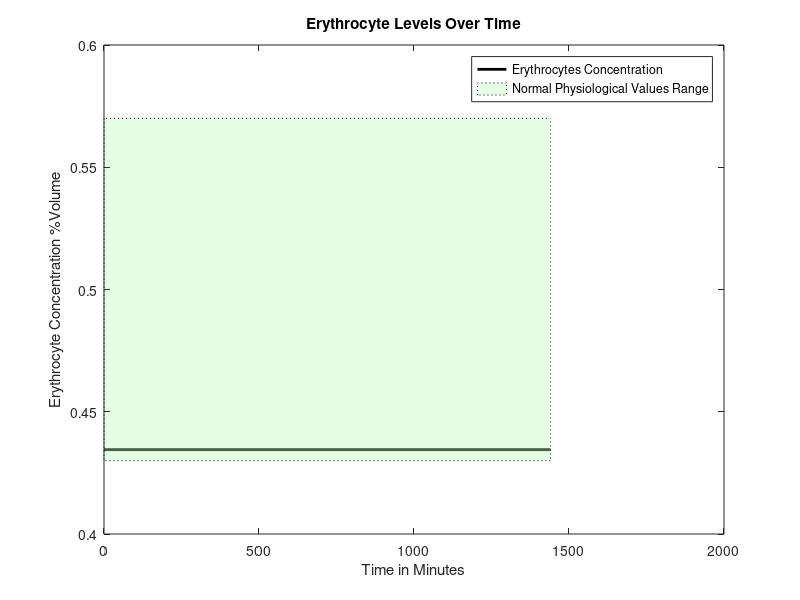
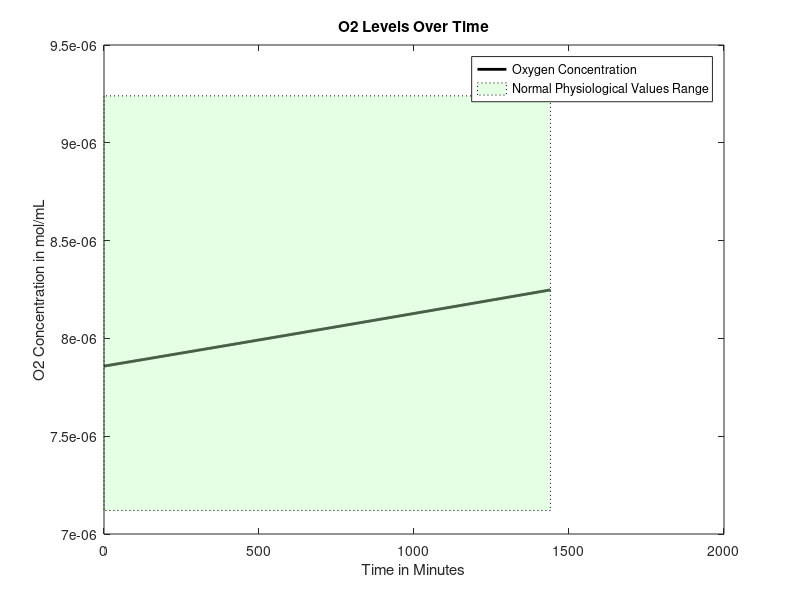
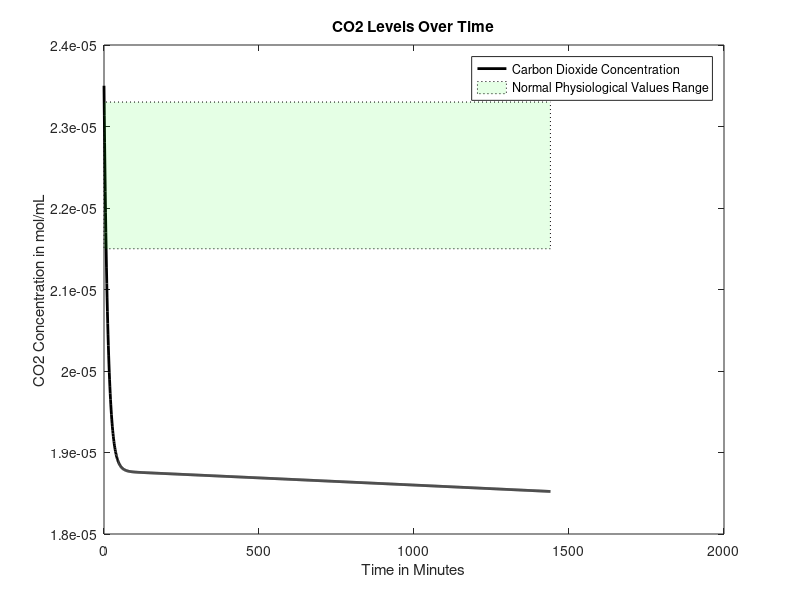
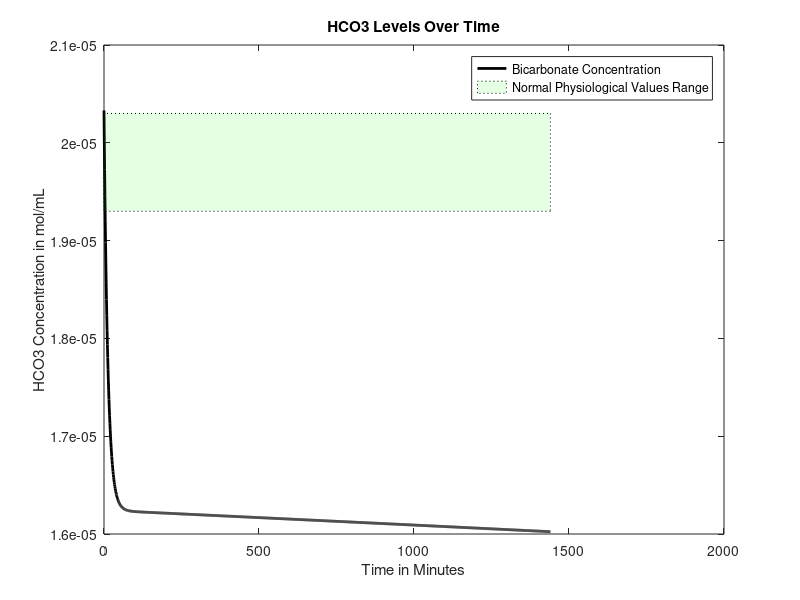

MATLAB code for these plots, in order:
function mainfunction2withLiverEating2combo1bonesaddLiam()

age = 50;%30; %Age in years
gender = 0; %Gender, 0=male, 1=female
mass = 70; %Weight in kg
anemia = 1; %Is the patient anemic? 1 if yes, 0 if no
bleed = 0.01; %bleeding rate in mL/min, if anemic
FerritinStores = 0.0179; %Stored moles of iron in liver as ferritin

RQ=0.825;%reaction quotients for the general body and
%RQheart=0.7;

if (40>=age) %if/else statement that sets heart rate based on age, in bpm
    baseheartrate = 60;
else 
    baseheartrate= 70;
end

%Intake of various nutrients
carbs=130;
calciumintake=1000;
sodiumintake=500;

if gender==1
    ironintake=8;
else
    ironintake=18;
end

basebloodweight=0.07*mass; %sets mass of blood in the body based on percentage composition of blood and bodyweight
%SV=mass; %stroke volume, blood pumped out of heart per beat in mL
bloodweight=basebloodweight;
bloodflow0 = 1000*bloodweight/1.06; %blood flow out of heart per minute in mL, divided by density of 1.06 g/mL (steady state value)



% cvector = concentration vector, [cE, cNa, cCa, cIron, cGlucose, cO2,
% cCO2, cHCO3], where c = "concentration of", and the letters are our
% components

if gender == 0 %if loop sets volume percentage of red blood cells based on gender
    cE0 = 0.4345;
elseif gender == 1
    cE0 = 0.402;
end

basehemoglobin=34.52243959*basebloodweight/10*cE0; %hemoglobin, in grams, that should be present in the body
hemoglobin=basehemoglobin;
%set concentration of O2 and CO2 in mol/mL at BTP in venous blood
cO2 = 0.00000785855;
cCO2 = 0.0000235;
%concentration of bicarbonate in venous blood, in mol/L
cHCO3 = 0.00002033;
%concnetartion of glucose in mol/mL
cGlucose = 0.0000055;
%Na concentration in mol/mL
cNa = 0.000137;
%Concentration of Ca in mol/mL
cCa = 0.00000248;
%Concentration of iron in mol/mL
cIron = 7.2231e-06;

cvector0 = [cE0 cO2 cCO2 cHCO3 cGlucose cNa cCa cIron]; %concentration in the blood, in moles? mL/mL of blood

cEtrack=[cvector0(1)];
cO2track=[cvector0(2)];
cCO2track=[cvector0(3)];
cHCO3track=[cvector0(4)];
cGlucosetrack=[cvector0(5)];
cNatrack=[cvector0(6)];
cCatrack=[cvector0(7)];
cIrontrack=[cvector0(8)];
heartratetrack = [baseheartrate];
bloodflowvec=[bloodflow0];
iter = 0;
%while cvector0(1) >=.375
for loop=1:1440
    heartrate=(baseheartrate*cE0*basebloodweight)/(cvector0(1)*bloodweight);
    bloodflow0 = (heartrate/baseheartrate)*bloodflow0;
    % all blood per min for 60 beats per min -> all blood per 60 beats
    %(heartrate/60)*bloodflow0
    
    
    %Run initial venous blood through the heart
    [bloodflow, cvector, Ci] = lungs(bloodflow0, cvector0, anemia, basehemoglobin, hemoglobin);
    %Run blood from lungs to the heart
    [bloodflow, cvector1] = heart(bloodflow, cvector, mass, Ci);
    %These three values are the blood flows that go from the heart to each
    %organ
    
    
    
    %Volumetric flow rate in and out of liver (mL/min)
    %Vi=Vj=V=100mL/min per 100g liver
    %Blood flow distribution will change during iron deficiency anemia but we
    %don't have a function modeling this yet
    
    if (18<=age) && (age<50)
        V=452+16.34*mass+11.85*age-166*gender;
    else
        V=1390+15.94*mass-12.86*age;
    end
    
    BFbraini=0.15*bloodflow;
    BFliveri=V;
    BFotherbloodi=bloodflow-BFbraini-0.3*BFliveri;
    %Process each of these three blood flows in their respective organs
    [BFbrainj, cvectorbrainj] = brain(BFbraini, cvector1, mass, Ci);
    
    [BFotherbloodj, cvectorotherbloodj] = otherblood(BFotherbloodi, cvector1, carbs, calciumintake, sodiumintake, ironintake, Ci, RQ, anemia, bleed);
    
    Mvectorotherbloodliver=0.7*V*cvectorotherbloodj;
    Mvectorheart=0.3*V*cvector1;
    cvectorliverin=(Mvectorotherbloodliver+Mvectorheart)/V;
    
    [BFliverj, cvectorliverj, FerritinStores1] = liver(BFliveri,cvectorliverin,gender,mass,Ci,FerritinStores);
    %Redirect blood from liver to other blood and mix the two
    FerritinStores=FerritinStores1;
    Mvectorotherbloodj=(cvectorotherbloodj*(BFotherbloodj-0.7*V))+(cvectorliverj*BFliverj);
    %Add the blood flow from other blood and liver to get new blood volume
    BFotherbloodj=BFotherbloodj-0.7*V+BFliverj;
    %Do a weighted average to get a new cvector
    cvectorotherbloodj=Mvectorotherbloodj/BFotherbloodj;
    %Send 25% of the blood flow to the kidneys
    BFkidneyi=0.25*(BFbrainj+BFotherbloodj);
    %Subtract blood sent to kidneys from other blood
    BFotherbloodj=BFotherbloodj-BFkidneyi;
    %Have the kidneys process the blood they receive
    
    [BFkidneyj, cvectorkidneyj] = kidney(BFkidneyi, cvectorotherbloodj,RQ,mass, Ci, V, anemia);
    %Send blood processed in kidneys back to other blood, pool with brain, create Mvector
    Mvectorotherblood=(BFotherbloodj*cvectorotherbloodj)+(BFkidneyj*cvectorkidneyj)+(BFbrainj*cvectorbrainj);
    %Reset the bloodflow back into the lungs to the blood flow we just computed
    bloodflow0=BFotherbloodj+BFkidneyj+BFbrainj;
    bloodflowvec=[bloodflowvec bloodflow0];
    bloodflow0 = 1000*bloodweight/1.06;
    %Recompute cvector0 by dividing Mvectorotherblood by bloodflow0
    cvector0=Mvectorotherblood/bloodflow0;
    
    cEtrack=[cEtrack cvector0(1)];
    cO2track=[cO2track cvector0(2)];
    cCO2track=[cCO2track cvector0(3)];
    cHCO3track=[cHCO3track cvector0(4)];
    cGlucosetrack=[cGlucosetrack cvector0(5)];
    cNatrack=[cNatrack cvector0(6)];
    cCatrack=[cCatrack cvector0(7)];
    cIrontrack=[cIrontrack cvector0(8)];
    heartratetrack = [heartratetrack heartrate];
    A = [cvector; cvector1; cvectorbrainj; cvectorotherbloodj; cvectorliverj; cvectorkidneyj; cvector0];
    iter = iter + 1;
    BP1=(38.178*log(bloodweight/basebloodweight)+100)*(1.8886*(cvector0(1)/cE0)-0.8886);
    hemoglobin=34.52243959*basebloodweight/10*cvector0(1);
end
% figure
% plot(0:loop(end),heartratetrack)

figure
plot(0:loop(end),cEtrack,'k','LineWidth',2, 'DisplayName', 'Erythrocytes Concentration')
title('Erythrocyte Levels Over Time')
xlabel('Time in Minutes')
ylabel('Erythrocyte Concentration %Volume')
v1 = [0 .43; loop(end) .43; loop(end) .57; 0 .57;];
f1 = [1 2 3 4];
patch('Faces',f1,'Vertices',v1,'FaceColor','green','FaceAlpha',.1, 'LineStyle',':', 'DisplayName','Normal Physiological Values Range');
legend


figure
plot(0:loop(end),cO2track,'k','LineWidth',2, 'DisplayName', 'Oxygen Concentration')
title('O2 Levels Over Time')
xlabel('Time in Minutes')
ylabel('O2 Concentration in mol/mL')
v1 = [0 7.12e-6; loop(end) 7.12e-6; loop(end) 9.24e-6; 0 9.24e-6;];
f1 = [1 2 3 4];
patch('Faces',f1,'Vertices',v1,'FaceColor','green','FaceAlpha',.1,'LineStyle',':', 'DisplayName','Normal Physiological Values Range');
legend

figure
plot(0:loop(end),cCO2track,'k','LineWidth',2, 'DisplayName', 'Carbon Dioxide Concentration')
title('CO2 Levels Over Time')
xlabel('Time in Minutes')
ylabel('CO2 Concentration in mol/mL')
v1 = [0 2.15e-5; loop(end) 2.15e-5; loop(end) 2.33e-5; 0 2.33e-5;];
f1 = [1 2 3 4];
patch('Faces',f1,'Vertices',v1,'FaceColor','green','FaceAlpha',.1, 'LineStyle',':', 'DisplayName','Normal Physiological Values Range');
legend

figure
plot(0:loop(end),cHCO3track,'k','LineWidth',2, 'DisplayName', 'Bicarbonate Concentration')
title('HCO3 Levels Over Time')
xlabel('Time in Minutes')
ylabel('HCO3 Concentration in mol/mL')
v1 = [0 1.93e-5; loop(end) 1.93e-5; loop(end) 2.03e-5; 0 2.03e-5;];
f1 = [1 2 3 4];
patch('Faces',f1,'Vertices',v1,'FaceColor','green','FaceAlpha',.1, 'LineStyle',':', 'DisplayName','Normal Physiological Values Range');
legend

figure
plot(0:loop(end),cGlucosetrack,'k','LineWidth',2, 'DisplayName', 'Glucose Concentration')
title('Glucose Levels Over Time')
xlabel('Time in Minutes')
ylabel('Glucose Concentration in mol/mL')
v1 = [0 3.8855e-6; loop(end) 3.8855e-6; loop(end) 9.991e-6; 0 9.991e-6;];
f1 = [1 2 3 4];
patch('Faces',f1,'Vertices',v1,'FaceColor','green','FaceAlpha',.1, 'LineStyle',':', 'DisplayName','Normal Physiological Values Range');
legend

figure
plot(0:loop(end),cNatrack,'k','LineWidth',2, 'DisplayName', 'Sodium Concentration')
title('Na Levels Over Time')
xlabel('Time in Minutes')
ylabel('Na Concentration in mol/mL')
v1 = [0 1.35e-4; loop(end) 1.35e-4; loop(end) 1.45e-4; 0 1.45e-4;];
f1 = [1 2 3 4];
patch('Faces',f1,'Vertices',v1,'FaceColor','green','FaceAlpha',.1, 'LineStyle',':', 'DisplayName','Normal Physiological Values Range');
legend

figure
plot(0:loop(end),cCatrack,'k','LineWidth',2, 'DisplayName', 'Calcium Concentration')
title('Ca Levels Over Time')
xlabel('Time in Minutes')
ylabel('Ca Concentration in mol/mL')
v1 = [0 2.2e-6; loop(end) 2.2e-6; loop(end) 2.7e-6; 0 2.7e-6;];
f1 = [1 2 3 4];
patch('Faces',f1,'Vertices',v1,'FaceColor','green','FaceAlpha',.1, 'LineStyle',':', 'DisplayName','Normal Physiological Values Range');
legend

figure
plot(0:loop(end),cIrontrack,'k','LineWidth',2, 'DisplayName', 'Iron Concentration')
title('Iron Levels Over Time')
xlabel('Time in Minutes')
ylabel('Iron Concentration in mol/mL')
end

function [bloodout, Cout, Ci] = lungs(vblood, Cvector, anemia, basehemoglobin, hemoglobin)
Cout = [];
% anemia needs to be an input for the lungs function now
Co = 0.21e-4; %concentration of oxygen in alveoli (21% b/c air - it's 0.21e-4 b/c otherwise the order of
              %magnitude was way off (not sure if this is valid but it works))
P = 7.39e-3*60; %cm/min, membrane permeability constant for alveoli
if anemia == 1
    A = 1000000; %cm^2, surface area of alveoli under extreme conditions
else
    A = 700000; %cm^2, surface area of alveoli under normal conditions
end
Ci = (Cvector(2)*0.08206*310.15)/(0.0526*1000); %mL/mL, concentration of oxygen in blood, convert mol to mL
                                                %with partial pressure of
                                                %oxygen going into lungs
                                                %(40 mmHg)
ViO2 = P*A*(Co - Ci); %mL/min
%convert ViO2 to mol/min
niO2 = (ViO2*1)/(0.08206*310.15); %mol/min; convert mL to mol with pressure being atmospheric pressure
niO2 = niO2/15; %divide molar flow rate by respiratory rate
C = niO2/(vblood*1.5); %mol/mL, divide by conversion factor of 1.5

Ci = C*vblood*(hemoglobin/basehemoglobin); %concentration of oxygen from which other organs consume

nO2i = vblood*(Cvector(2) + C);
nO2cons = 0.05*Ci;%we changed this when we added mayas O2 code 
%nO2cons = 0.05*C*vblood; %we removed this when we added mayas O2 code
nO2j = nO2i - nO2cons; %oxygen out, mol/min
Cout(2) = nO2j/vblood; %mol/mL

% Cout = [];
% % Finding volumetric flow rate out of oxygen
% CiO2 = 0.000001964637; %5mL/100mL becomes .000001964637 mol
% %CdeoxygenatedO2 = 0.16; %from graph and partial pressure of oxygen in entering deoxygenated blood being...
% Ci=CiO2*vblood;                       %40 mmHg (this might also depend on hemoglobin)
% nO2i = vblood*(Cvector(2)+CiO2); %O2 in, mL/min
% nO2cons = 0.05*CiO2*vblood;%.0002082515; %5.3 mL/min becomes .0002082515 mol/min
% nO2j = nO2i - nO2cons; %O2 out, mol/min
% Cout(2) = nO2j/vblood; %mol/mL

% Finding volumetric flow rate out of carbon dioxide
nCO2i = vblood*Cvector(3);
nCO2cons = nCO2i*(1-(48/52));%vblood*(.0000015716531); %vblood(mL/min) and concentration of blood consumed (mol/mL)
%CjCO2 = 0.48; %48 mL/100 mL, should be dependent on hemoglobin, oxygen, things like that
nCO2j = nCO2i - nCO2cons; %CO2 out, L/min
Cout(3) = nCO2j/vblood;


% Finding volumetric flow rate out of bicarbonate
rHCO3CO2 = Cvector(4)/Cvector(3); %ratio of bicarbonate to carbon dioxide in blood leaving lungs
nHCO3j = rHCO3CO2*nCO2j; %HCO3 out, mol/min
Cout(4) = nHCO3j/vblood;

% Finding volumetric flow rate out of calcium
Cout(7) = Cvector(7); %calcium out, L/min

Cout(8) = Cvector(8); %iron concentration doesn't change in lungs
% Finding volumetric flow rate out of sodium
Cout(6) = Cvector(6); %sodium out, L/min

% Finding volumetric flow rate out of erythrocytes
Cout(1) = Cvector(1);

% Finding volumetric flow rate out of glucose

nglucosecons = nO2cons/6; %molar flow rate of glucose consumed, mol/min, in terms of O2 consumed
nGlucosei = Cvector(5)*vblood;
nGlucosej = nGlucosei - nglucosecons; %molar flow rate of glucose out, mol/min
Cout(5) = nGlucosej/vblood;
bloodout = vblood;
end

function [bloodflowj, cvectorj] = brain(bloodflowi, cvectori, mass, Ci)
%Blood volume conserved
bloodflowj=bloodflowi;

brainmass=0.02*mass*1000; %gives brain mass in grams as 2% body mass
Mvector=bloodflowi*cvectori;
%Create a null vector for cvectorj
cvectorj=zeros(1,8);
%Sets inflows equal to outflows for erythrocytes, Na, Ca, Iron
cvectorj(1)=cvectori(1);
cvectorj(6)=cvectori(6);
cvectorj(7)=cvectori(7);
cvectorj(8)=cvectori(8);

%Consume oxygen at 18.4% of intake rate
MO2j=Mvector(2)-0.184*Ci;
%Consume glucose at a rate of 5.6 mg per 100g brain mass per minute
MGlucosej=Mvector(5)-(0.00003108*(brainmass/100));%moles of glucose in - glucose requirements per mon in moles/minute
%Calculate CO2 produced based on glucose consumed via respiration equation
MCO2j=Mvector(3)+6*(0.6660746/1440);
%Calculate HCO3 made when the CO2 is produced
rHCO3CO2=Mvector(4)/Mvector(3); %ratio of bicarbonate to carbon dioxide in blood leaving lungs
HCO3j=Mvector(4)+rHCO3CO2*6*(0.6660746/1440);

%Calculate values above as concentrations and add them to cvectorj
cvectorj(2)=MO2j/bloodflowj;
cvectorj(5)=MGlucosej/bloodflowj;
cvectorj(3)=MCO2j/bloodflowj;
cvectorj(4)=HCO3j/bloodflowj;

end

function [outflow, Cout] = heart(flow,Cvector,weight, Ci)

Cout = [];

% Finding concentration out of glucose
Cout(5)=Cvector(5);
% Finding concentration out of erythrocytes
Cout(1)=Cvector(1);
% Finding concentration out of sodium
Cout(6)=Cvector(6);
% Finding concentration out of iron
Cout(8)=Cvector(8);
% Finding concentration out of calcium
Cout(7)=Cvector(7);

heartmass = weight*.003;
nO2cons = 0.116*Ci; %mL/min*mol/mL=mol/min
Cout(2) = (Cvector(2)*flow - nO2cons)/flow;
CO2gen = .7*nO2cons; %using respiratory quotient in the heart
Cout(3) = (Cvector(3)*flow + CO2gen)/flow;
rHCO3CO2 = Cvector(4)/Cvector(3); %ratio of bicarbonate to carbon dioxide in blood leaving lungs
nHCO3j = rHCO3CO2*CO2gen; %HCO3 out, mol/min
Cout(4) = (Cvector(4)*flow + nHCO3j)/flow;

outflow = flow;
end




function [bloodflowj, cvectorout, FerritinStores1]=liver(V,cvectori,G,mass,Ci,FerritinStores)
%This function will deliver output volumetric flow rates for the concentration of
%the 8 components (mol/mLmin) out of the liver
%Input: G=Gender (1 if female, 0 if male)
%W=weight of person (kg); A=age of person (years)
%cvector=[cE,cO2,cCO2,cHCO3,cGlucose,cNa,cCa,cFe)
%Outputs are all in concentration flow rates (mol/mLmin) out

%Initializes cvectorout
cvectorout=[0,0,0,0,0,0,0,0];



%Calculates concentration flow rate of red blood cells out
%p=blood density in amount per mL
%Vbody=Volume of body in mL. Calculating assuming 7% of total body weight
%is blood, then divided by density of blood to find volume of blood
%RBCj=raw numerical flow rate of red blood cells out/min
%RBCi=raw numerical flow rate of RBC in/min
%nRBCj=molar flow rate of RBC out/min
%RBCcons=consumption rate of RBC/min
%No generation of RBC in liver

p=1.2e10; %number of red blood cells per mL of PURE red blood cells

%Calculate volume of the body
Vblood=0.07*mass*1000/1.056;
%Calculate the number of RBCs entering liver based on concentration,
%flow rate, and pure RBC density
RBCi=p*V*cvectori(1);

%Consume some based on body size
RBCcons=5.55555e-6*cvectori(1)*Vblood*p;
%Find pure volume of RBCs we now have based on number and density
VRBCj=(RBCi-RBCcons)/p;
%Calculate volume of plasma that entered
Vplasma=V*(1-cvectori(1));
%Calculate new concentrations based on volumeRBCs/total volume
cvectorout(1)=VRBCj/(VRBCj+Vplasma);
%Bloodflow out = blood cells out + plasma volume
bloodflowj=V;%Vplasma+VRBCj;

%Calculates concentration flow rate of O2 out
%No generation of O2
%nO2i=molar flow rate of O2/min in
%nO2j=molar flow rate of O2/min out
%nO2cons=molar consumption rate of O2/min
nO2i= cvectori(2)*V;
nO2cons=0.204*Ci;
nO2j=nO2i-nO2cons;
cvectorout(2)=nO2j/V;

%Calculates the required intake of protein in grams/min given a
%person's demographic information
%dprotein=daily protein intake in g/day
%protein=protein intake in g/min
dprotein=0.8*mass;
protein=dprotein/1440;

%Calculates concentration flow rate of CO2 out
%nCO2i=molar flow rate of CO2/min in
%nCO2j=molar flow rate of CO2/min out
%nCO2gen=molar flow rate of CO2/min generated
%RQ=Respiratory Quotient=mol CO2 produced/mol O2 consumed
RQ=0.825;
rHCO3CO2 = cvectori(4)/cvectori(3);
nCO2gen=RQ*nO2cons;
nCO2i=cvectori(3)*V;
nCO2j=nCO2i+nCO2gen-((protein/100)/rHCO3CO2);
cvectorout(3)=nCO2j/V;


%Calculates the concentration flow rate of Bicarbonate out
%Assume no generation of bicarbonate
%%Also liver just takes in bicarbonate from the heart and stomach
%1mole bicarbonate ions consumed by liver per 100g protein/day
%rHCO3CO2 = cvectori(4)/cvectori(3); %ratio of bicarbonate to carbon dioxide in blood leaving lungs
nHCO3gen = rHCO3CO2*nCO2gen; %HCO3 out, mol/min
nHCO3i=cvectori(4)*V;
nHCO3j=nHCO3i-(protein/100)+nHCO3gen;
cvectorout(4)=nHCO3j/V;

%Calculates the concentration flow rate of Na2+ out
%Assume no generation of Na2+, only in, out, and consumption
%nNai=molar flow rate of sodium in
%nNacons=molar flow rate of sodium consumed given that 10% of bile salts
%are consumed, approx 600mL are produced per day, and there are 135mM Na+
%ions in bile.
%nNaj=molar flow rate of sodium out
nNacons=9.375e-9;
nNai=cvectori(6)*V;
nNaj=nNai-nNacons;
cvectorout(6)=nNaj/V;

%Calculates the concentration flow rate of Ca2+ out
%Assume no generation nor consumption.
%cCai=concentration flow rate of Ca2+ in mol/mLmin in
%cCaj=concentration flow rate of Ca2+ in mol/mLmin out
cvectorout(7)=cvectori(7);
%Calculates the concentration flow rate of Fe out
%Assume no generation since

% Glucose needs a big ol generation term
consumeorgenerate=0.8144*(cvectori(5)*10^6)^3-9.622*(cvectori(5)*10^6)^2+108.74*(cvectori(5)*10^6)-480.69;
scalingterm = 300/(26*mass*10^-6);
if consumeorgenerate < 0
    nGlucosegen=abs(consumeorgenerate)/scalingterm;
    nGlucosecons=0;
elseif consumeorgenerate > 0
    nGlucosecons=abs(consumeorgenerate)/scalingterm;
    nGlucosegen=0;
else
    nGlucosegen=0;
    nGlucosecons=0;
end
nGlucosebasalcons = nO2cons/6;
nGlucosei = cvectori(5)*V;
nGlucosej = nGlucosei + nGlucosegen - nGlucosecons - nGlucosebasalcons;
cvectorout(5) = nGlucosej/V;

% Iron gets packaged into ferritin in the liver, to be stored and used
% later if we run low


%determine molar flow rate of iron in
Mironin=V*cvectori(8);
Mirondif=(V*7.2231e-06)-Mironin;%this number is desired steady state iron concentration in the blood

if Mirondif < 0
    FerritinStores1=FerritinStores-Mirondif;
    cvectorout(8)=7.2231e-06;
elseif Mirondif == 0
    cvectorout(8)=cvectori(8);
    FerritinStores1=FerritinStores;
    
elseif FerritinStores > Mirondif && Mirondif>0
    Mironadd=Mirondif;
    FerritinStores1=FerritinStores-Mironadd;
    cvectorout(8)=(Mironadd+Mironin)/V;

elseif FerritinStores < Mirondif && Mirondif>0
    Mironadd=FerritinStores;
    cvectorout(8)=(Mironadd+Mironin)/V;
    FerritinStores1=0;
    
elseif FerritinStores == Mirondif && Mirondif>0
    FerritinStores1=0;
    Mironadd=FerritinStores;
    cvectorout(8)=(Mironadd+Mironin)/V;

elseif FerritinStores == 0 && Mirondif>0
    FerritinStores1=0;
    cvectorout(8)=cvectori(8);
end

end


function [bloodflowj, cvectorj] = kidney(bloodflowi, cvectori, RQ, mass, Ci, V, anemia)
T=1440;%Multiplier that scales up the time period of interest to one day (required for glucose equation)
Kidneymass=(300/70000)*mass; %mass of the kidneys combined in grams

%Initialize all intakes
Mvector=bloodflowi*cvectori;
bloodflowj=bloodflowi;

%Consume relevant compounds to create outlet values

MEj=Mvector(1);
MIronj=Mvector(8);

MO2j=Mvector(2)-0.072*Ci;
% Find mol/min O2 consumed
%MO2cons = Mvector(2) - MO2j;
% Convert to mL/min per 100g
%MO2cons = (MO2cons/0.0000392927)/(Kidneymass/100);
% Find mmol/min per 100g Na consumed
%MNacons = (MO2cons - 0.5)/0.1;
% Convert to mol/min
%MNacons = (MNacons/1000)*(Kidneymass/100);

%this is new sodium stuff

PNaconc=cvectori(6)*1e6; %plasma sodium concentration, converted to mmol/L for the sake of the equation
%Naremoved=0.0043*(PNaconc)^3 - 1.6942*(PNaconc)^2 + 223.58*PNaconc - 9925; %sodium removed, micromol per minute
Naremoved=0.0003*exp(0.0817*PNaconc);%sodium removed, micromol per minute
MNaremoved=Naremoved/1e6;%sodium removed in moles
MNaj = Mvector(6) - MNaremoved;

%this is old sodium stuff
% MNacons = (100/1440)/1000;
% MNaj = Mvector(6) - MNacons;

x = (1000*.26)/(1000*40.08*1440);
y = (17/5)*(bloodflowi-((3/34)*V));
% b = (((x/y)*(y-(.7*V))+(((.7*x)/y)*V))*(y+(.3*V)-bloodflowi))/((y+(.3*V)));
% c = (1-(bloodflowi/(y+(.3*V)-bloodflowi)));
MCaj= Mvector(7) - ((((x/y)*(y-(.7*V))+(((.7*x)/y)*V))));%*(y+(.3*V)))/((y+(.3*V))));
MGlucosej=Mvector(5)-(Mvector(5)*(0.226/((Mvector(5))*T)));
rHCO3O2=Mvector(4)/Mvector(3);
if anemia == 1
    MHCO3cons = 2.9e-06*bloodflowi;
    MCO2cons = (MHCO3cons/rHCO3O2);
else
    MHCO3cons = 0;
    MCO2cons = 0;
end
MCO2j=Mvector(3)+((Mvector(2)-MO2j)*RQ)-MCO2cons;
MHCO3gen=rHCO3O2*((Mvector(2)-MO2j)*RQ);
MHCO3j=Mvector(4)+MHCO3gen-MHCO3cons;%-0.15*(Mvector(4))+(.004/T)

%Recompute all concentrations using original mass of blood and new values

cIronj=MIronj/bloodflowj;
cNaj=MNaj/bloodflowj;
cO2j=MO2j/bloodflowj;
cCO2j=MCO2j/bloodflowj;
cEj=MEj/bloodflowj;
cGlucosej=MGlucosej/bloodflowj;
cHCO3j=MHCO3j/bloodflowj;
cCaj=MCaj/bloodflowj;

cvectorj=[cEj cO2j cCO2j cHCO3j cGlucosej cNaj cCaj cIronj];

end

function [outflow, Cout] = otherblood(flow, Cin, carbs, calciumintake, sodiumintake, ironintake, Ci, RQ, anemia, bleed)
Cout = [];
outflow=flow;

%Accounts for the bleeding of a certain volume at a steady rate when the
%patient is anemic    
if anemia == 0
    Cout(1) = Cin(1);
    ironout=0;
else
    RBCin = flow*Cin(1)*1.2e10;
    vRBCin = flow*Cin(1);
    RBClost = 521400000;%5214000; %bleed*Cin(1)*1.2e10;
    RBCout = RBCin - RBClost;
    vRBCout = RBCout/(1.2e10);
    ironout=1.197929*RBClost/1.2e10*1.79067e-5;
Cout(1) = vRBCout/outflow; 
end

Cout(2) = (Cin(2)*flow-0.374*Ci)/flow;%-CO2cons;
nCO2gen = 0.374*Ci*RQ;
Cout(3) = (Cin(3)*flow + nCO2gen)/flow;
rHCO3CO2 = Cin(4)/Cin(3);
Cout(4) = (Cin(4)*flow + nCO2gen*rHCO3CO2)/flow;
Cout(5) = (flow*Cin(5) + (.8*carbs)/(180.156*1440))/flow; %130g of carbs, 80 percent is directly translated to glucose, 20% is fructose and galactose which goes to the liver and may be converted to glucose at a later stage so another term is incoming
Cout(6) = (flow*Cin(6) + (sodiumintake/(700*22.99*1440)))/flow; %500 mg of sodium needed for vital functions so start with sodium intake being 500 mg
if anemia == 0
    Cout(7) = (flow*Cin(7) + (calciumintake*.26)/(1000*40.08*1440))/flow; %calcium intake should be around 1000 mg
elseif anemia == 1
    Cainput = (flow*Cin(7) + (calciumintake*.15)/(1000*40.08*1440))/flow; %assume, under anemia, calcium retention rate becomes 15%
    Cagen = ((calciumintake*.11)/(1000*40.08*1440))/flow; %intake from bones because, when we retain less calcuim from diet, the blood maintains steady concentration of calcium by taking calcium from bones
    Cout(7) = Cainput + Cagen;
end
Cout(8) = (flow*Cin(8)+ (ironintake*.18)/(1000*55.845*1440)-1/(1440*1000*55.845)-(ironout))/flow;%iron intake will be approximately 8 mg for males and 18 mg for females
end